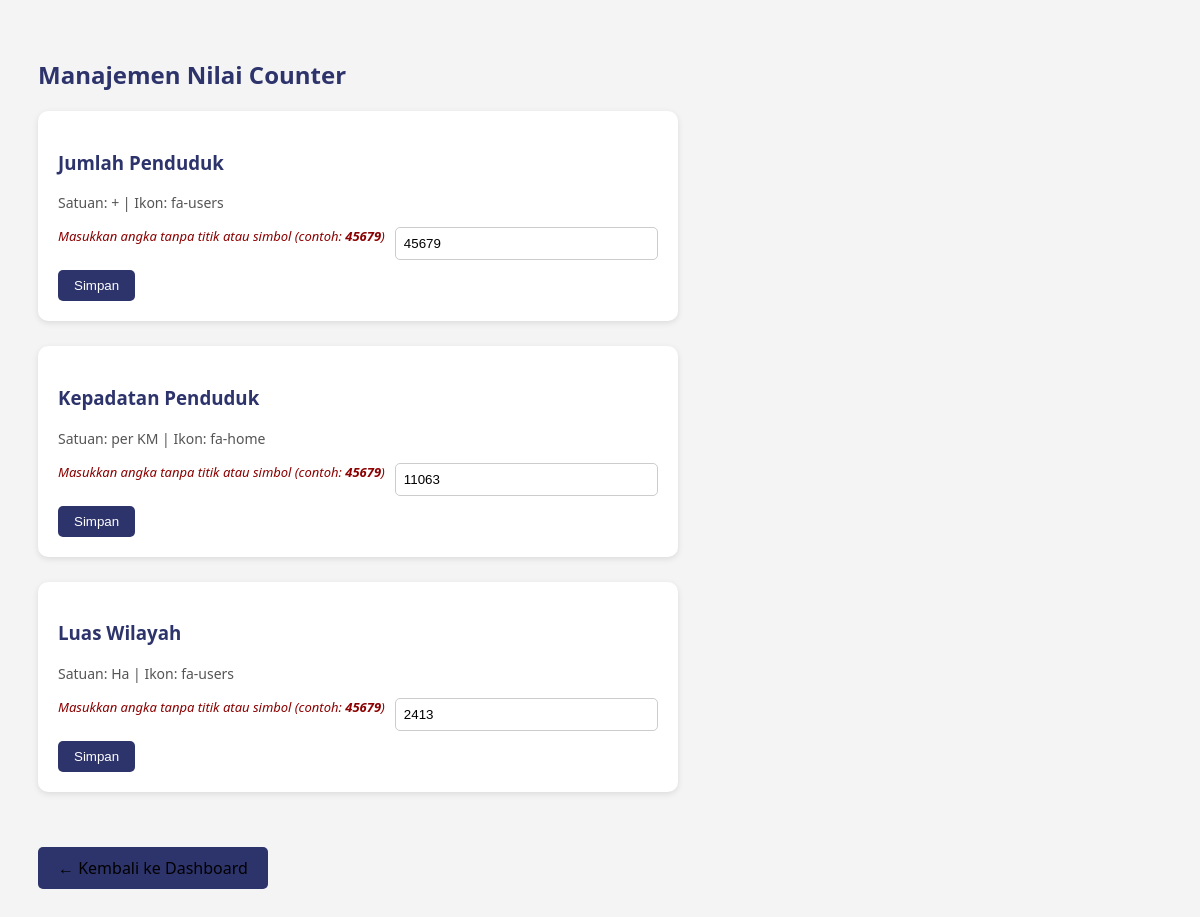
Screenshot of /view/admin/counter_edit.php (signed in) with the database file from the repository.
### tables this page shows
CREATE TABLE `counter_data` (
  `id` int(11) NOT NULL,
  `judul` varchar(255) DEFAULT NULL,
  `nilai` varchar(50) DEFAULT NULL,
  `satuan` varchar(50) DEFAULT NULL,
  `ikon` varchar(100) DEFAULT NULL
);

### view/admin/counter_edit.php (the view, shortened to what this page needs)
<?php
include '../../db/connection.php';
$counters = mysqli_query($conn, "SELECT * FROM counter_data LIMIT 3");
$data = [];
while ($row = mysqli_fetch_assoc($counters)) {
    $data[] = $row;
}
$judulTetap = ['Jumlah Penduduk', 'Kepadatan Penduduk', 'Luas Wilayah'];
?>
<!DOCTYPE html>
<html lang="id">
<head>
</head>
<body>
<h2>Manajemen Nilai Counter</h2>
<?php for ($i = 0; $i < 3; $i++): ?>
    <div class="counter-form">
        <h3><?= $judulTetap[$i] ?? 'Data' ?></h3>
        <form method="post">
            <div class="readonly-info">
                Satuan: <?= htmlspecialchars($data[$i]['satuan'] ?? '-') ?> |
                Ikon: <?= htmlspecialchars($data[$i]['ikon'] ?? '-') ?>
            </div>
            <div class="hint">Masukkan angka tanpa titik atau simbol (contoh: <b>45679</b>)</div>
            <input type="number" name="nilai" value="<?= intval($data[$i]['nilai'] ?? 0) ?>" required>
            <button type="submit" name="update">Simpan</button>
        </form>
    </div>
<?php endfor; ?>
<a href="../admin_dashboard.php" class="back-link">← Kembali ke Dashboard</a>
</body>
</html>

### view/admin/counter_edit.php (style rules this page uses)
body { font-family: 'Segoe UI', sans-serif; background-color: #f4f4f4; padding: 30px; }
h2, h3 { color: #2D336B; }
.counter-form { background: #fff; border-radius: 10px; padding: 20px; margin-bottom: 25px; box-shadow: 0 2px 6px rgba(0,0,0,0.1); max-width: 600px; }
.counter-form form { display: flex; flex-wrap: wrap; gap: 10px; align-items: center; }
.counter-form input[type="number"] { padding: 8px; flex: 1 1 100px; border: 1px solid #ccc; border-radius: 5px; }
.counter-form button { background-color: #2D336B; color: white; border: none; border-radius: 5px; padding: 8px 16px; cursor: pointer; }
.readonly-info { flex: 1 1 100%; font-size: 14px; color: #555; margin-bottom: 5px; }
.hint { font-style: italic; color: darkred; font-size: 13px; margin-top: -5px; margin-bottom: 10px; }
.back-link { display: inline-block; margin-top: 30px; text-decoration: none; background-color: #2D336B; color: #000; padding: 10px 20px; border-radius: 5px; }

### rows the page displays
counter_data: i "Jumlah Penduduk", satuan "+", ikon "fa-users", nilai "45679"
counter_data: i "Kepadatan Penduduk", satuan "per KM", ikon "fa-home", nilai "11063"
counter_data: i "Luas Wilayah", satuan "Ha", ikon "fa-users", nilai "2413"
